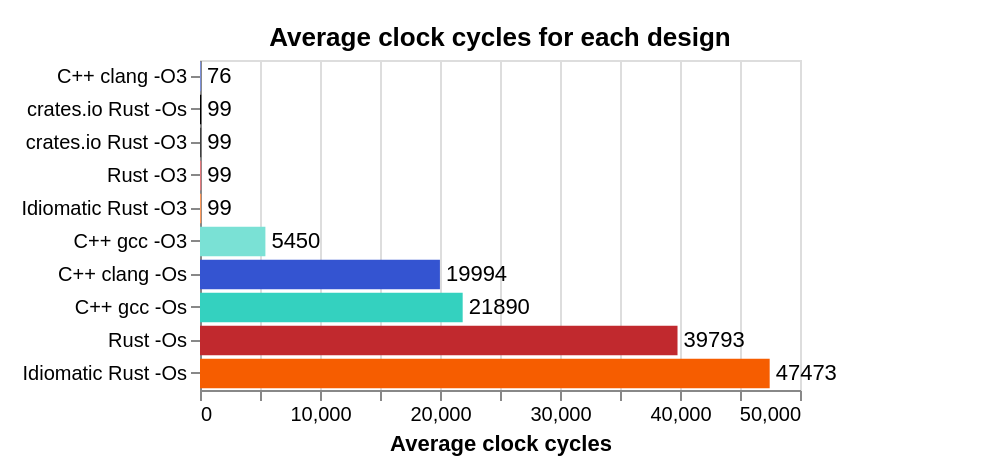

Write a Vega-Lite specification for this figure.
### Vega-Lite specification from a JSON file in a GitHub repository (floating-point values rounded to 4 significant figures)
{"$schema": "https://vega.github.io/schema/vega-lite/v5.json", "title": "Average clock cycles for each design", "data": {"values": [{"Logic blocks": 29576, "Flip-flops": 5678, "RAM blocks": 0, "trueDualPortBlockRam": 0, "Multipliers": 0, "otherBlocks": 0, "Area": 35254, "Maximum frequency (MHz)": 38.71, "Average clock cycles": 99, "id": "keccak_crates_size", "Setup": "crates.io Rust -Os", "Scenario": "crates.io Rust", "compilerSetup": "rust -Os", "Implementation": "crates.io Rust", "Function": "keccak", "Compiler": "Rust", "Optimized for": "size", "Optimization flag": "-Os", "Language": "Rust", "Idiomatic": "false", "From crates.io": "true", "color": "#000000"}, {"Logic blocks": 30505, "Flip-flops": 5678, "RAM blocks": 0, "trueDualPortBlockRam": 0, "Multipliers": 0, "otherBlocks": 0, "Area": 36183, "Maximum frequency (MHz)": 38.7, "Average clock cycles": 99, "id": "keccak_crates_speed", "Setup": "crates.io Rust -O3", "Scenario": "crates.io Rust", "compilerSetup": "rust -O3", "Implementation": "crates.io Rust", "Function": "keccak", "Compiler": "Rust", "Optimized for": "speed", "Optimization flag": "-O3", "Language": "Rust", "Idiomatic": "false", "From crates.io": "true", "color": "#404040"}, {"Logic blocks": 27169, "Flip-flops": 6522, "RAM blocks": 0, "trueDualPortBlockRam": 0, "Multipliers": 8, "otherBlocks": 0, "Area": 33699, "Maximum frequency (MHz)": 56.22, "Average clock cycles": 39793, "id": "keccak_rust_size", "Setup": "Rust -Os", "Scenario": "Rust", "compilerSetup": "rust -Os", "Implementation": "Rust", "Function": "keccak", "Compiler": "Rust", "Optimized for": "size", "Optimization flag": "-Os", "Language": "Rust", "Idiomatic": "false", "From crates.io": "false", "color": "#C1292E"}, {"Logic blocks": 9322, "Flip-flops": 4024, "RAM blocks": 0, "trueDualPortBlockRam": 0, "Multipliers": 0, "otherBlocks": 0, "Area": 13346, "Maximum frequency (MHz)": 106.7, "Average clock cycles": 99, "id": "keccak_rust_speed", "Setup": "Rust -O3", "Scenario": "Rust", "compilerSetup": "rust -O3", "Implementation": "Rust", "Function": "keccak", "Compiler": "Rust", "Optimized for": "speed", "Optimization flag": "-O3", "Language": "Rust", "Idiomatic": "false", "From crates.io": "false", "color": "#E2787C"}, {"Logic blocks": 27422, "Flip-flops": 6522, "RAM blocks": 0, "trueDualPortBlockRam": 0, "Multipliers": 8, "otherBlocks": 0, "Area": 33952, "Maximum frequency (MHz)": 55.53, "Average clock cycles": 47473, "id": "keccak_idiom_size", "Setup": "Idiomatic Rust -Os", "Scenario": "Idiomatic Rust", "compilerSetup": "rust -Os", "Implementation": "Idiomatic Rust", "Function": "keccak", "Compiler": "Rust", "Optimized for": "size", "Optimization flag": "-Os", "Language": "Rust", "Idiomatic": "true", "From crates.io": "false", "color": "#F65D00"}, {"Logic blocks": 9322, "Flip-flops": 4024, "RAM blocks": 0, "trueDualPortBlockRam": 0, "Multipliers": 0, "otherBlocks": 0, "Area": 13346, "Maximum frequency (MHz)": 106.7, "Average clock cycles": 99, "id": "keccak_idiom_speed", "Setup": "Idiomatic Rust -O3", "Scenario": "Idiomatic Rust", "compilerSetup": "rust -O3", "Implementation": "Idiomatic Rust", "Function": "keccak", "Compiler": "Rust", "Optimized for": "speed", "Optimization flag": "-O3", "Language": "Rust", "Idiomatic": "true", "From crates.io": "false", "color": "#FF9A5C"}, {"Logic blocks": 11406, "Flip-flops": 3856, "RAM blocks": 0, "trueDualPortBlockRam": 0, "Multipliers": 0, "otherBlocks": 0, "Area": 15262, "Maximum frequency (MHz)": 77.77, "Average clock cycles": 76, "id": "keccak_clang_speed", "Setup": "C++ clang -O3", "Scenario": "C++ clang", "compilerSetup": "clang -O3", "Implementation": "C++", "Function": "keccak", "Compiler": "Clang", "Optimized for": "speed", "Optimization flag": "-O3", "Language": "C++", "Idiomatic": "false", "From crates.io": "false", "color": "#7A8FE1"}, {"Logic blocks": 28549, "Flip-flops": 10931, "RAM blocks": 0, "trueDualPortBlockRam": 0, "Multipliers": 0, "otherBlocks": 0, "Area": 39480, "Maximum frequency (MHz)": 73.77, "Average clock cycles": 5450, "id": "keccak_gcc_speed", "Setup": "C++ gcc -O3", "Scenario": "C++ gcc", "compilerSetup": "gcc -O3", "Implementation": "C++", "Function": "keccak", "Compiler": "GCC", "Optimized for": "speed", "Optimization flag": "-O3", "Language": "C++", "Idiomatic": "false", "From crates.io": "false", "color": "#7AE1D5"}, {"Logic blocks": 5359, "Flip-flops": 2321, "RAM blocks": 80, "trueDualPortBlockRam": 0, "Multipliers": 2, "otherBlocks": 0, "Area": 7762, "Maximum frequency (MHz)": 89.07, "Average clock cycles": 19994, "id": "keccak_clang_size", "Setup": "C++ clang -Os", "Scenario": "C++ clang", "compilerSetup": "clang -Os", "Implementation": "C++", "Function": "keccak", "Compiler": "Clang", "Optimized for": "size", "Optimization flag": "-Os", "Language": "C++", "Idiomatic": "false", "From crates.io": "false", "color": "#3454D1"}, {"Logic blocks": 8592, "Flip-flops": 3328, "RAM blocks": 80, "trueDualPortBlockRam": 0, "Multipliers": 10, "otherBlocks": 0, "Area": 12010, "Maximum frequency (MHz)": 84.59, "Average clock cycles": 21890, "id": "keccak_gcc_size", "Setup": "C++ gcc -Os", "Scenario": "C++ gcc", "compilerSetup": "gcc -Os", "Implementation": "C++", "Function": "keccak", "Compiler": "GCC", "Optimized for": "size", "Optimization flag": "-Os", "Language": "C++", "Idiomatic": "false", "From crates.io": "false", "color": "#34D1BF"}]}, "autosize": "none", "padding": {"left": 100, "top": 30, "right": 100, "bottom": 40}, "width": 300, "height": 165, "layer": [{"mark": {"type": "bar", "tooltip": true, "stroke": "black"}, "encoding": {"color": {"legend": null, "field": "color", "type": "nominal", "scale": {"range": {"field": "color"}}}, "tooltip": [{"field": "Average clock cycles", "type": "quantitative"}, {"field": "Compiler"}, {"field": "Optimized for"}], "strokeWidth": {"condition": [{"param": "hover", "empty": false, "value": 0.5}], "value": 0}}, "params": [{"name": "hover", "select": {"type": "point", "on": "mouseover"}}]}, {"mark": {"type": "text", "align": "left", "baseline": "middle", "dx": 3}, "encoding": {"text": {"field": "Average clock cycles", "type": "quantitative"}}}], "encoding": {"y": {"field": "Setup", "title": null, "sort": "x"}, "x": {"field": "Average clock cycles", "type": "quantitative"}}}
